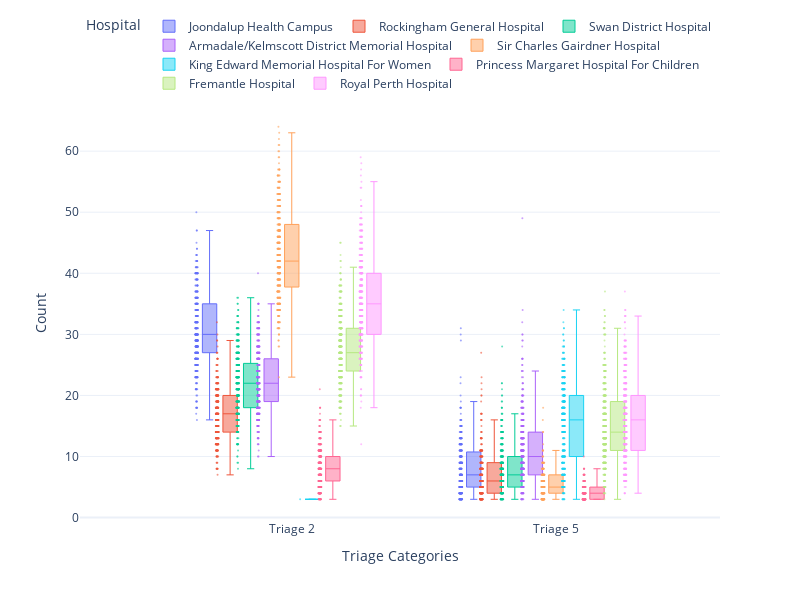

The notebook cell this image was saved under:
### Code cell
# Plot (Plotly boxplot showing  all data points) the distribution of each triage category for each year for each hospital. Two separate plots for each triage category.

# Ensure all triage columns are numeric
triage_columns = ['Triage 2', 'Triage 5']
hospital_df[triage_columns] = hospital_df[triage_columns].apply(pd.to_numeric, errors='coerce')
    
# Create a combined vertical box plot for all triage categories
create_vertical_box_plot(hospital_df, ['Triage 2', 'Triage 5'], 'Triage Categories', 600, 800)

### Figure 1 — Plotly figure (JSON) as saved in the notebook; plotly's stock layout.template omitted (floating-point values rounded to 4 significant figures; data arrays with more than 128 entries replaced by an {"elided": "..."} marker saying what was removed)
{"data": [{"alignmentgroup": "True", "boxpoints": "all", "hovertemplate": "Hospital=Joondalup Health Campus<br>variable=%{x}<br>value=%{y}<extra></extra>", "jitter": 0.2, "legendgroup": "Joondalup Health Campus", "line": {"width": 1}, "marker": {"color": "#636efa", "opacity": 0.6, "size": 2}, "name": "Joondalup Health Campus", "notched": false, "offsetgroup": "Joondalup Health Campus", "orientation": "v", "pointpos": -1.8, "showlegend": true, "type": "box", "x": {"elided": "730 str values"}, "x0": " ", "xaxis": "x", "y": {"elided": "730 int values"}, "y0": " ", "yaxis": "y"}, {"alignmentgroup": "True", "boxpoints": "all", "hovertemplate": "Hospital=Rockingham General Hospital<br>variable=%{x}<br>value=%{y}<extra></extra>", "jitter": 0.2, "legendgroup": "Rockingham General Hospital", "line": {"width": 1}, "marker": {"color": "#EF553B", "opacity": 0.6, "size": 2}, "name": "Rockingham General Hospital", "notched": false, "offsetgroup": "Rockingham General Hospital", "orientation": "v", "pointpos": -1.8, "showlegend": true, "type": "box", "x": {"elided": "730 str values"}, "x0": " ", "xaxis": "x", "y": {"elided": "730 int values"}, "y0": " ", "yaxis": "y"}, {"alignmentgroup": "True", "boxpoints": "all", "hovertemplate": "Hospital=Swan District Hospital<br>variable=%{x}<br>value=%{y}<extra></extra>", "jitter": 0.2, "legendgroup": "Swan District Hospital", "line": {"width": 1}, "marker": {"color": "#00cc96", "opacity": 0.6, "size": 2}, "name": "Swan District Hospital", "notched": false, "offsetgroup": "Swan District Hospital", "orientation": "v", "pointpos": -1.8, "showlegend": true, "type": "box", "x": {"elided": "730 str values"}, "x0": " ", "xaxis": "x", "y": {"elided": "730 int values"}, "y0": " ", "yaxis": "y"}, {"alignmentgroup": "True", "boxpoints": "all", "hovertemplate": "Hospital=Armadale/Kelmscott District Memorial Hospital<br>variable=%{x}<br>value=%{y}<extra></extra>", "jitter": 0.2, "legendgroup": "Armadale/Kelmscott District Memorial Hospital", "line": {"width": 1}, "marker": {"color": "#ab63fa", "opacity": 0.6, "size": 2}, "name": "Armadale/Kelmscott District Memorial Hospital", "notched": false, "offsetgroup": "Armadale/Kelmscott District Memorial Hospital", "orientation": "v", "pointpos": -1.8, "showlegend": true, "type": "box", "x": {"elided": "730 str values"}, "x0": " ", "xaxis": "x", "y": {"elided": "730 int values"}, "y0": " ", "yaxis": "y"}, {"alignmentgroup": "True", "boxpoints": "all", "hovertemplate": "Hospital=Sir Charles Gairdner Hospital<br>variable=%{x}<br>value=%{y}<extra></extra>", "jitter": 0.2, "legendgroup": "Sir Charles Gairdner Hospital", "line": {"width": 1}, "marker": {"color": "#FFA15A", "opacity": 0.6, "size": 2}, "name": "Sir Charles Gairdner Hospital", "notched": false, "offsetgroup": "Sir Charles Gairdner Hospital", "orientation": "v", "pointpos": -1.8, "showlegend": true, "type": "box", "x": {"elided": "730 str values"}, "x0": " ", "xaxis": "x", "y": {"elided": "730 int values"}, "y0": " ", "yaxis": "y"}, {"alignmentgroup": "True", "boxpoints": "all", "hovertemplate": "Hospital=King Edward Memorial Hospital For Women<br>variable=%{x}<br>value=%{y}<extra></extra>", "jitter": 0.2, "legendgroup": "King Edward Memorial Hospital For Women", "line": {"width": 1}, "marker": {"color": "#19d3f3", "opacity": 0.6, "size": 2}, "name": "King Edward Memorial Hospital For Women", "notched": false, "offsetgroup": "King Edward Memorial Hospital For Women", "orientation": "v", "pointpos": -1.8, "showlegend": true, "type": "box", "x": {"elided": "730 str values"}, "x0": " ", "xaxis": "x", "y": {"elided": "730 int values"}, "y0": " ", "yaxis": "y"}, {"alignmentgroup": "True", "boxpoints": "all", "hovertemplate": "Hospital=Princess Margaret Hospital For Children<br>variable=%{x}<br>value=%{y}<extra></extra>", "jitter": 0.2, "legendgroup": "Princess Margaret Hospital For Children", "line": {"width": 1}, "marker": {"color": "#FF6692", "opacity": 0.6, "size": 2}, "name": "Princess Margaret Hospital For Children", "notched": false, "offsetgroup": "Princess Margaret Hospital For Children", "orientation": "v", "pointpos": -1.8, "showlegend": true, "type": "box", "x": {"elided": "730 str values"}, "x0": " ", "xaxis": "x", "y": {"elided": "730 int values"}, "y0": " ", "yaxis": "y"}, {"alignmentgroup": "True", "boxpoints": "all", "hovertemplate": "Hospital=Fremantle Hospital<br>variable=%{x}<br>value=%{y}<extra></extra>", "jitter": 0.2, "legendgroup": "Fremantle Hospital", "line": {"width": 1}, "marker": {"color": "#B6E880", "opacity": 0.6, "size": 2}, "name": "Fremantle Hospital", "notched": false, "offsetgroup": "Fremantle Hospital", "orientation": "v", "pointpos": -1.8, "showlegend": true, "type": "box", "x": {"elided": "730 str values"}, "x0": " ", "xaxis": "x", "y": {"elided": "730 int values"}, "y0": " ", "yaxis": "y"}, {"alignmentgroup": "True", "boxpoints": "all", "hovertemplate": "Hospital=Royal Perth Hospital<br>variable=%{x}<br>value=%{y}<extra></extra>", "jitter": 0.2, "legendgroup": "Royal Perth Hospital", "line": {"width": 1}, "marker": {"color": "#FF97FF", "opacity": 0.6, "size": 2}, "name": "Royal Perth Hospital", "notched": false, "offsetgroup": "Royal Perth Hospital", "orientation": "v", "pointpos": -1.8, "showlegend": true, "type": "box", "x": {"elided": "730 str values"}, "x0": " ", "xaxis": "x", "y": {"elided": "730 int values"}, "y0": " ", "yaxis": "y"}], "layout": {"boxmode": "group", "height": 600, "legend": {"orientation": "h", "title": {"text": "Hospital"}, "tracegroupgap": 0, "x": 0.5, "xanchor": "center", "y": 1.02, "yanchor": "bottom"}, "margin": {"t": 60}, "width": 800, "xaxis": {"anchor": "y", "domain": [0, 1], "title": {"text": "Triage Categories"}}, "yaxis": {"anchor": "x", "domain": [0, 1], "title": {"text": "Count"}}}}
